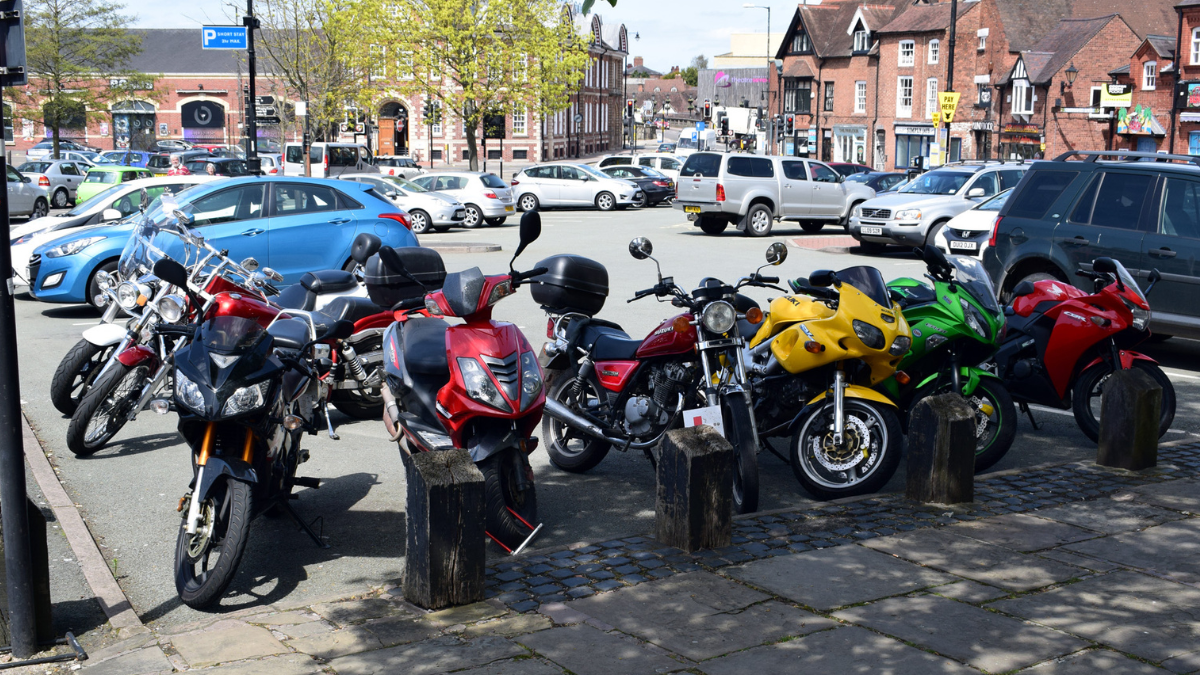
#> input picture Images/3.png, 1200 x 675 px
$ python chapter5.py
#> lines starting #> are read from the running program, lines starting #| are printed output that depends on the picture
import cv2
import numpy as np

img = cv2.imread("../Images/3.png")
#> img is the input picture: shape (675, 1200, 3); mean B, G, R 108.2, 105.8, 105.5

width, height = 1200, 675
pts1 = np.float32([[111, 219], [287, 188], [154, 482], [352, 440]])
pts2 = np.float32([[0, 0], [width, 0], [0, height], [width, height]])
matrix = cv2.getPerspectiveTransform(pts1, pts2)
imgOutput = cv2.warpPerspective(img, matrix, (width, height))
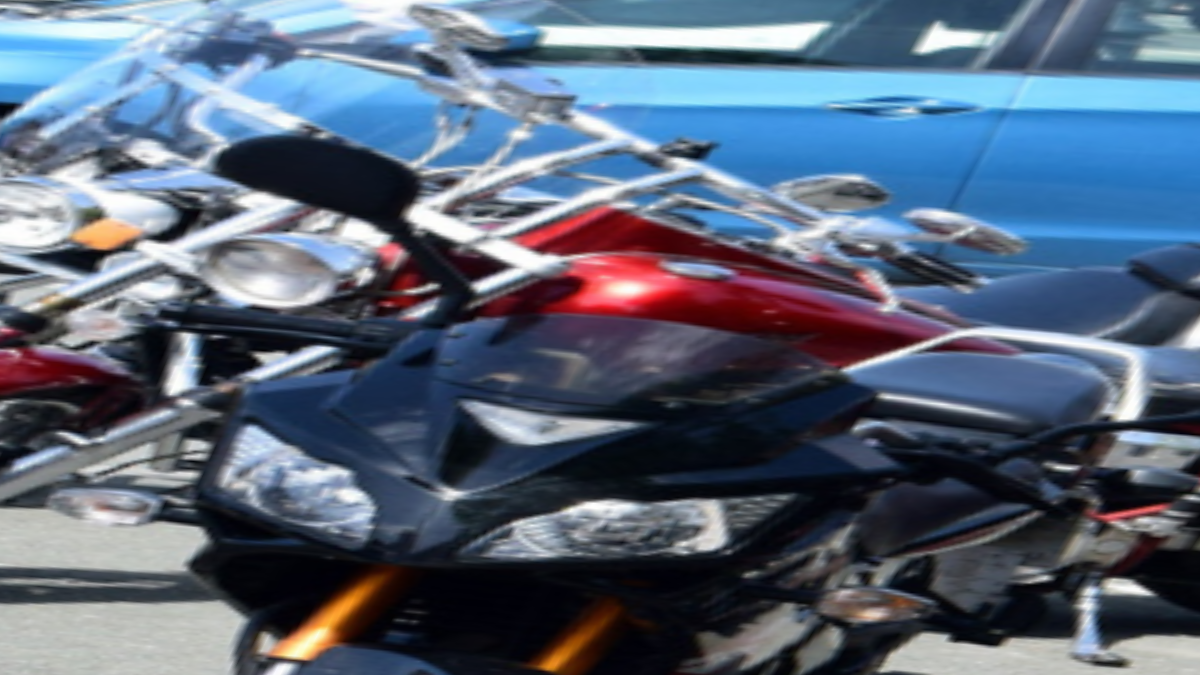
#> imgOutput: shape (675, 1200, 3); mean B, G, R 121.8, 102.8, 89.5

cv2.imshow("IMage", img)
cv2.imshow("Output", imgOutput)
cv2.waitKey(0)

$ run again, with Images/1.png copied over Images/3.png
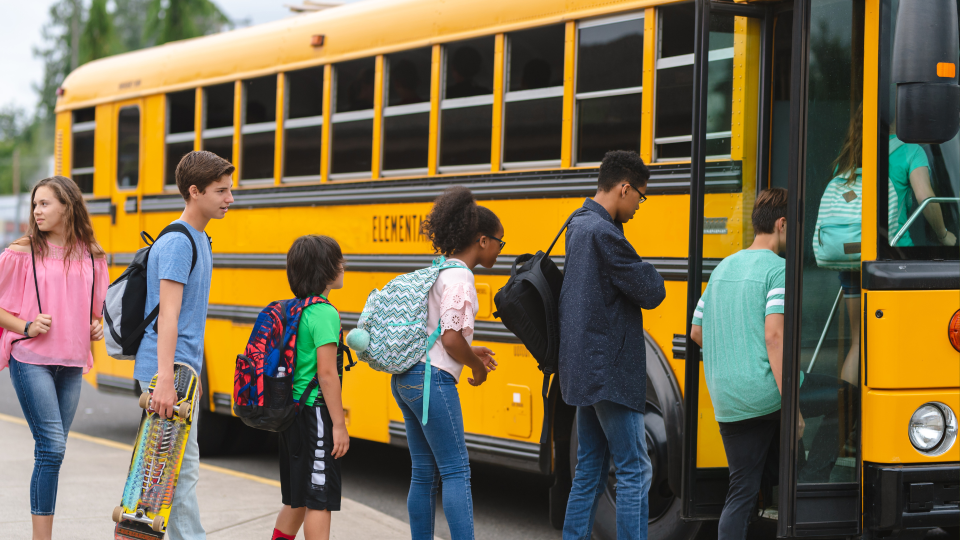
#> input picture Images/1.png, 1920 x 1080 px (shown at 1/2 size)
#> img is the input picture: shape (1080, 1920, 3); mean B, G, R 78.5, 107.6, 119.9
#> `imgOutput = cv2.warpPerspective(img, matrix, (width, height))`:
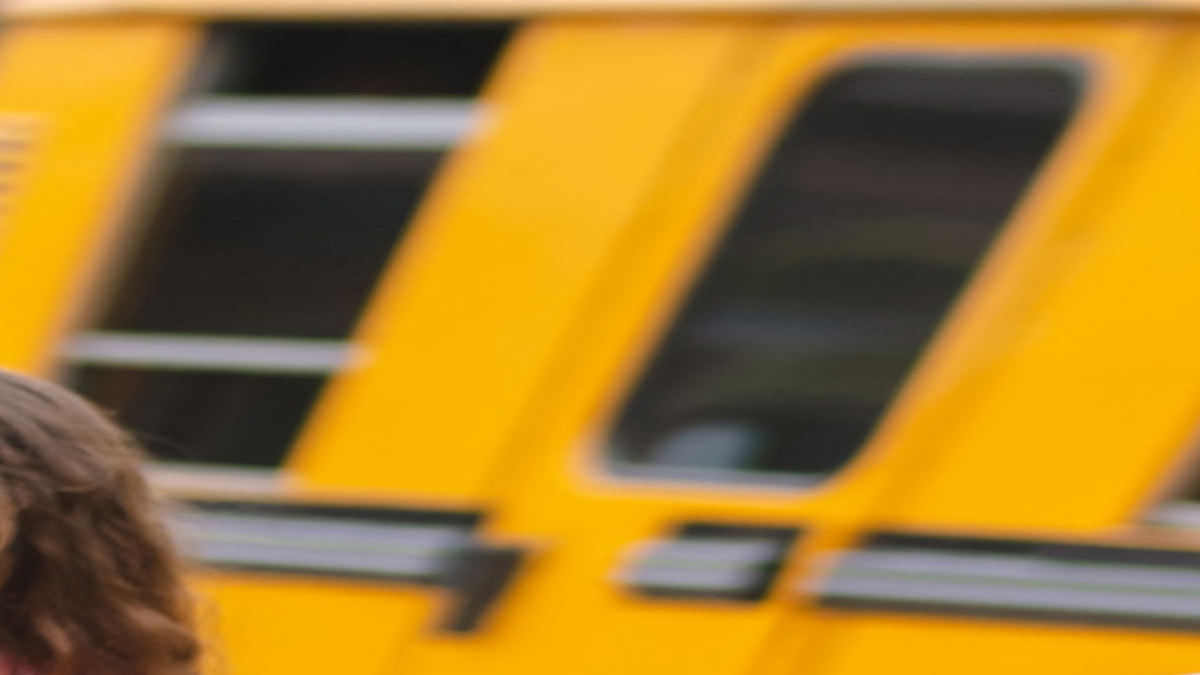
#> imgOutput: shape (675, 1200, 3); mean B, G, R 43.9, 124.2, 164.8

$ run again, with Images/2.png copied over Images/3.png
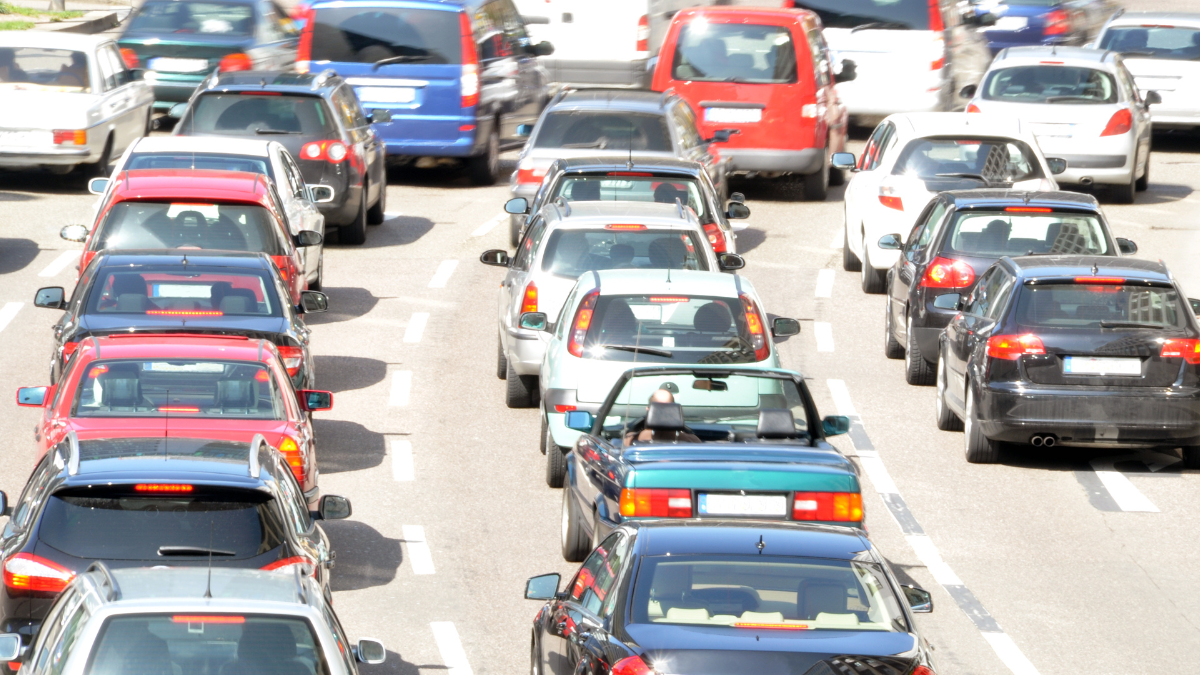
#> input picture Images/2.png, 1200 x 675 px
#> img is the input picture: shape (675, 1200, 3); mean B, G, R 170.6, 169.6, 174.5
#> `imgOutput = cv2.warpPerspective(img, matrix, (width, height))`:
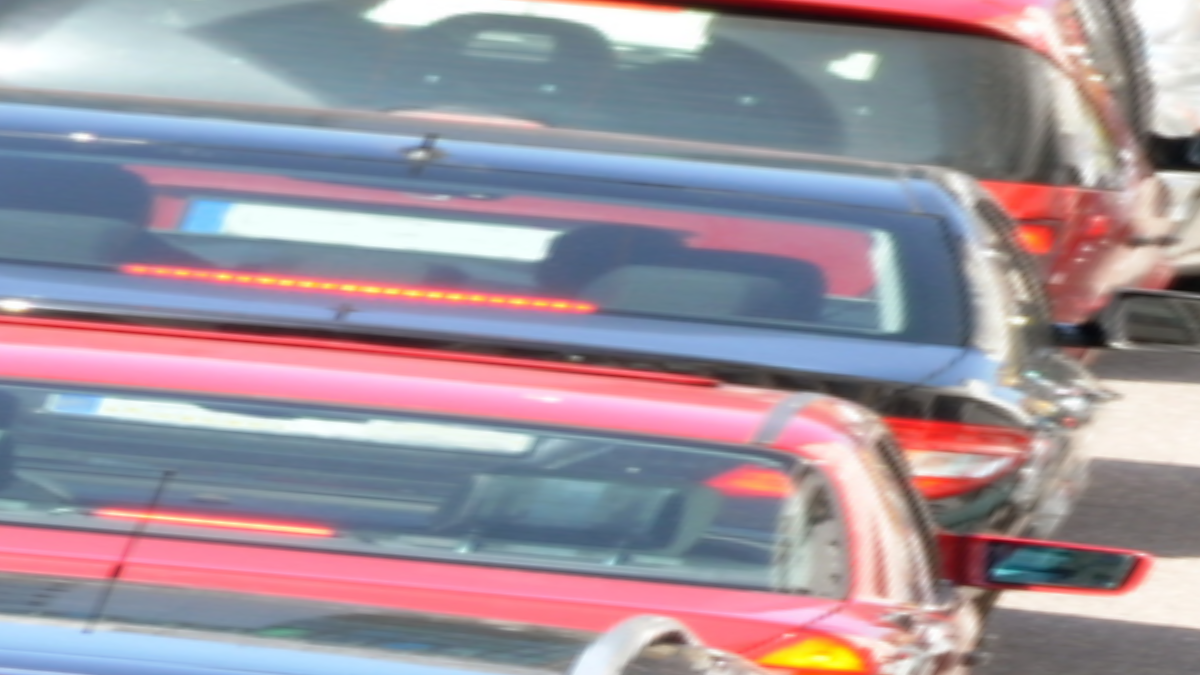
#> imgOutput: shape (675, 1200, 3); mean B, G, R 156.7, 145.5, 157.3
